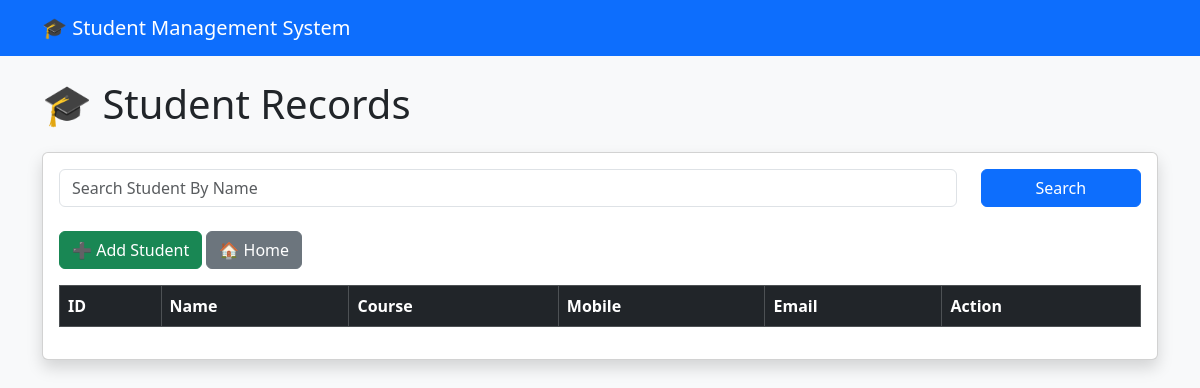
Before: /students with the older database file.
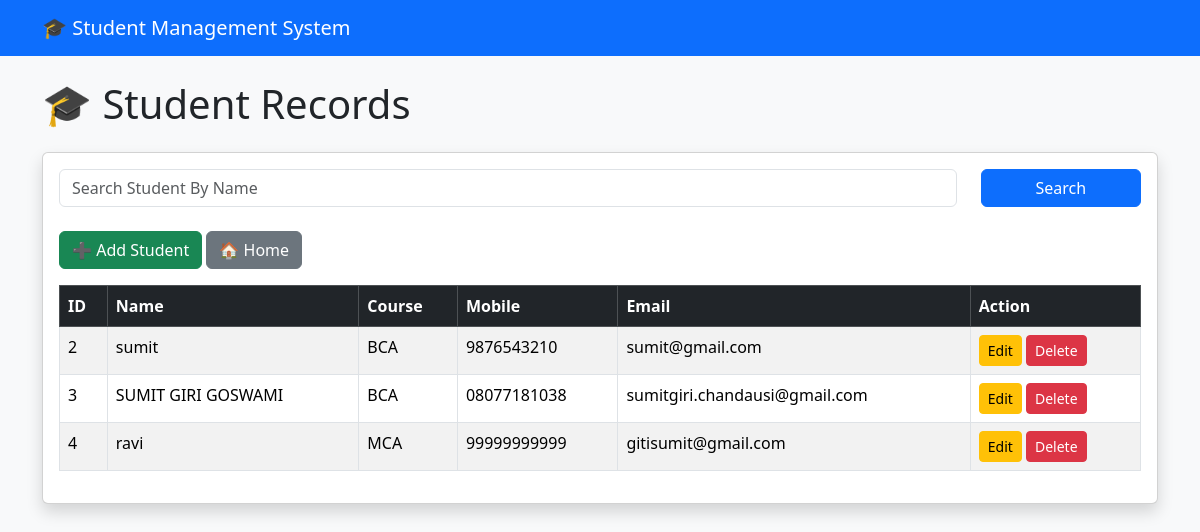
After: the same page with the newer database file.
### tables this page shows
CREATE TABLE students (
        id INTEGER PRIMARY KEY AUTOINCREMENT,
        name TEXT NOT NULL,
        course TEXT NOT NULL,
        mobile TEXT NOT NULL,
        email TEXT NOT NULL
    );

### app.py (the view)
@app.route("/students")
def view_students():
    search = request.args.get("search")
    conn = sqlite3.connect("students.db")
    cursor = conn.cursor()
    if search:
        cursor.execute(
            "SELECT * FROM students WHERE name LIKE ?",
            ('%' + search + '%',)
        )
    else:
        cursor.execute(
            "SELECT * FROM students"
        )
    students = cursor.fetchall()
    conn.close()
    return render_template(
        "view_students.html",
        students=students
    )

### templates/view_students.html
{% extends "base.html" %}
{% block content %}
<h1 class="mb-4">
    🎓 Student Records
</h1>
<div class="card shadow">
    <div class="card-body">
        <form method="GET" action="/students" class="mb-4">
            <div class="row">
                <div class="col-md-10">
                    <input
                        type="text"
                        name="search"
                        class="form-control"
                        placeholder="Search Student By Name">
                </div>
                <div class="col-md-2">
                    <button class="btn btn-primary w-100">
                        Search
                    </button>
                </div>
            </div>
        </form>
        <div class="mb-3">
            <a href="/add" class="btn btn-success">
                ➕ Add Student
            </a>
            <a href="/" class="btn btn-secondary">
                🏠 Home
            </a>
        </div>
        <table class="table table-bordered table-striped table-hover">
            <thead class="table-dark">
                <tr>
                    <th>ID</th>
                    <th>Name</th>
                    <th>Course</th>
                    <th>Mobile</th>
                    <th>Email</th>
                    <th>Action</th>
                </tr>
            </thead>
            <tbody>
                {% for student in students %}
                <tr>
                    <td>{{ student[0] }}</td>
                    <td>{{ student[1] }}</td>
                    <td>{{ student[2] }}</td>
                    <td>{{ student[3] }}</td>
                    <td>{{ student[4] }}</td>
                    <td>
                        <a href="/update/{{ student[0] }}"
                           class="btn btn-warning btn-sm">
                            Edit
                        </a>
                        <a href="/delete/{{ student[0] }}"
                           class="btn btn-danger btn-sm"
                           onclick="return confirm('Delete this student?')">
                            Delete
                        </a>
                    </td>
                </tr>
                {% endfor %}
            </tbody>
        </table>
    </div>
</div>
{% endblock %}

### templates/base.html (shortened to what this page needs)
<!DOCTYPE html>
<html lang="en">
<head>
    <link href="https://cdn.jsdelivr.net/npm/bootstrap@5.3.3/dist/css/bootstrap.min.css"
          rel="stylesheet">
</head>
<body class="bg-light">
    <nav class="navbar navbar-dark bg-primary">
        <div class="container">
            <a class="navbar-brand"
               href="/">
                🎓 Student Management System
            </a>
        </div>
    </nav>
    <div class="container mt-4">
        {% block content %}
        {% endblock %}
    </div>
</body>
</html>

Changed rows visible on the page:
added students: id "2", name "sumit", course "BCA", mobile "9876543210", email "sumit@gmail.com"
added students: id "3", name "SUMIT GIRI GOSWAMI", course "BCA", mobile "08077181038", email "sumitgiri.chandausi@gmail.com"
added students: id "4", name "ravi", course "MCA", mobile "99999999999", email "gitisumit@gmail.com"
